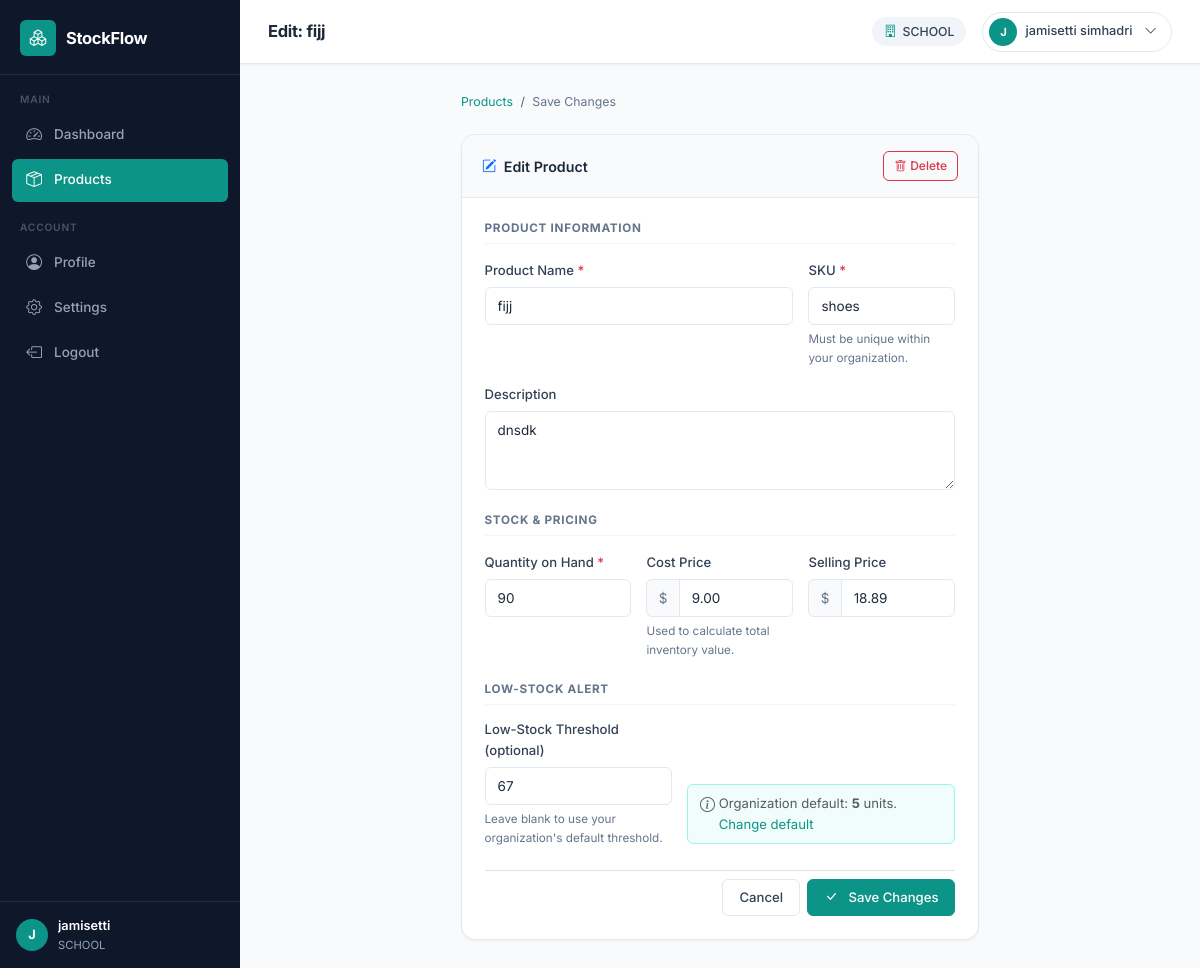
The app's page /products/1/edit/ (signed in) with its own data.
### inventory/models.py (models this page shows, shortened)
class User(AbstractBaseUser, PermissionsMixin):
    email = models.EmailField(unique=True)
    first_name = models.CharField(max_length=150, blank=True)
    last_name = models.CharField(max_length=150, blank=True)
    is_staff = models.BooleanField(default=False)
    is_active = models.BooleanField(default=True)
    date_joined = models.DateTimeField(default=timezone.now)
    USERNAME_FIELD = 'email'
    REQUIRED_FIELDS = []
    objects = UserManager()
    class Meta:
        verbose_name = 'User'
        verbose_name_plural = 'Users'
    def get_full_name(self):
        full_name = f'{self.first_name} {self.last_name}'.strip()
        return full_name or self.email
    def get_short_name(self):
        return self.first_name or self.email.split('@')[0]

class Organization(models.Model):
    owner = models.OneToOneField(
        User,
        on_delete=models.CASCADE,
        related_name='organization',
    )
    name = models.CharField(max_length=255)
    default_low_stock_threshold = models.PositiveIntegerField(
        default=5,
        validators=[MinValueValidator(0)],
        help_text='Default threshold applied to products without their own threshold.',
    )
    created_at = models.DateTimeField(auto_now_add=True)
    class Meta:
        verbose_name = 'Organization'
        verbose_name_plural = 'Organizations'

class Product(models.Model):
    organization = models.ForeignKey(
        Organization,
        on_delete=models.CASCADE,
        related_name='products',
    )
    name = models.CharField(max_length=255)
    sku = models.CharField(max_length=100)
    description = models.TextField(blank=True)
    quantity_on_hand = models.IntegerField(
        default=0,
        validators=[MinValueValidator(0)],
    )
    cost_price = models.DecimalField(
        max_digits=12,
        decimal_places=2,
        null=True,
        blank=True,
        validators=[MinValueValidator(0)],
    )
    selling_price = models.DecimalField(
        max_digits=12,
        decimal_places=2,
        null=True,
        blank=True,
        validators=[MinValueValidator(0)],
    )
    low_stock_threshold = models.PositiveIntegerField(
        null=True,
        blank=True,
        validators=[MinValueValidator(0)],
        help_text='If blank, uses the organization default threshold.',
    )
    last_updated_by = models.ForeignKey(
        User,
        on_delete=models.SET_NULL,
        null=True,
        blank=True,
        related_name='updated_products',
    )
    created_at = models.DateTimeField(auto_now_add=True)
    updated_at = models.DateTimeField(auto_now=True)
    class Meta:
        verbose_name = 'Product'
        verbose_name_plural = 'Products'
        unique_together = [('organization', 'sku')]
        ordering = ['name']

### inventory/views.py (the view)
# urls.py: path('products/<int:pk>/edit/', views.product_edit_view, name='product_edit'),
@login_required
def product_edit_view(request, pk):
    org = get_object_or_404(Organization, owner=request.user)
    product = get_object_or_404(Product, pk=pk, organization=org)
    if request.method == 'POST':
        form = ProductForm(request.POST, instance=product)
        if form.is_valid():
            updated = form.save(commit=False)
            updated.last_updated_by = request.user
            if Product.objects.filter(organization=org, sku=updated.sku).exclude(pk=product.pk).exists():
                form.add_error(
                    'sku',
                    f'SKU "{updated.sku}" already exists in your organization.',
                )
            else:
                try:
                    with transaction.atomic():
                        updated.save()
                    messages.success(
                        request,
                        f'Product "{product.name}" was updated successfully.',
                    )
                    return redirect('product_list')
                except IntegrityError:
                    form.add_error(
                        'sku',
                        f'SKU "{updated.sku}" already exists in your organization.',
                    )
    else:
        form = ProductForm(instance=product)
    context = {
        'org': org,
        'form': form,
        'product': product,
        'page_title': f'Edit: {product.name}',
        'action_label': 'Save Changes',
        'is_edit': True,
    }
    return render(request, 'inventory/product_form.html', context)

### templates/inventory/product_form.html (shortened to what this page needs)
{% extends "dashboard_base.html" %}
{% block page_title %}{{ page_title }}{% endblock %}
{% block content %}
<div class="row justify-content-center">
  <div class="col-lg-8 col-xl-7">
    <nav aria-label="breadcrumb" class="mb-4">
      <ol class="breadcrumb">
        <li class="breadcrumb-item"><a href="{% url 'product_list' %}">Products</a></li>
        <li class="breadcrumb-item active">{{ action_label }}</li>
      </ol>
    </nav>
    <div class="card content-card">
      <div class="card-header content-card-header">
        <h5 class="mb-0">
          {% if is_edit %}
          <i class="bi bi-pencil-square me-2 text-primary"></i>Edit Product
          {% else %}
          <i class="bi bi-plus-circle me-2 text-primary"></i>Add New Product
          {% endif %}
        </h5>
        {% if is_edit %}
        <a href="{% url 'product_delete' product.pk %}" class="btn btn-sm btn-outline-danger">
          <i class="bi bi-trash me-1"></i>Delete
        </a>
        {% endif %}
      </div>
      <div class="card-body p-4">
        <form method="post" novalidate>
          <div class="form-section mb-4">
            <h6 class="form-section-title">Product Information</h6>
            <div class="row g-3">
              <div class="col-sm-8">
                <label for="{{ form.name.id_for_label }}" class="form-label fw-medium">
                  Product Name <span class="text-danger">*</span>
                </label>
                {{ form.name }}
              </div>
              <div class="col-sm-4">
                <label for="{{ form.sku.id_for_label }}" class="form-label fw-medium">
                  SKU <span class="text-danger">*</span>
                </label>
                {{ form.sku }}
                <div class="form-text">{{ form.sku.help_text }}</div>
              </div>
              <div class="col-12">
                <label for="{{ form.description.id_for_label }}" class="form-label fw-medium">Description</label>
                {{ form.description }}
              </div>
            </div>
          </div>
          <div class="form-section mb-4">
            <h6 class="form-section-title">Stock & Pricing</h6>
            <div class="row g-3">
              <div class="col-sm-4">
                <label for="{{ form.quantity_on_hand.id_for_label }}" class="form-label fw-medium">
                  Quantity on Hand <span class="text-danger">*</span>
                </label>
                {{ form.quantity_on_hand }}
              </div>
              <div class="col-sm-4">
                <label for="{{ form.cost_price.id_for_label }}" class="form-label fw-medium">
                  Cost Price
                </label>
                <div class="input-group">
                  <span class="input-group-text">$</span>
                  {{ form.cost_price }}
                </div>
                <div class="form-text">{{ form.cost_price.help_text }}</div>
              </div>
              <div class="col-sm-4">
                <label for="{{ form.selling_price.id_for_label }}" class="form-label fw-medium">
                  Selling Price
                </label>
                <div class="input-group">
                  <span class="input-group-text">$</span>
                  {{ form.selling_price }}
                </div>
              </div>
            </div>
          </div>
          <div class="form-section mb-4">
            <h6 class="form-section-title">Low-Stock Alert</h6>
            <div class="row g-3">
              <div class="col-sm-5">
                <label for="{{ form.low_stock_threshold.id_for_label }}" class="form-label fw-medium">
                  {{ form.low_stock_threshold.label }}
                </label>
                {{ form.low_stock_threshold }}
                <div class="form-text">{{ form.low_stock_threshold.help_text }}</div>
              </div>
              <div class="col-sm-7 d-flex align-items-end pb-1">
                <div class="threshold-info">
                  <i class="bi bi-info-circle text-muted me-1"></i>
                  <span class="text-muted small">
                    Organization default: <strong>{{ org.default_low_stock_threshold }}</strong> units.
                    <a href="{% url 'settings' %}">Change default</a>
                  </span>
                </div>
              </div>
            </div>
          </div>
          <div class="d-flex gap-2 justify-content-end pt-2 border-top">
            <a href="{% url 'product_list' %}" class="btn btn-outline-secondary">
              Cancel
            </a>
            <button type="submit" class="btn btn-primary fw-medium">
              <i class="bi {% if is_edit %}bi-check-lg{% else %}bi-plus-lg{% endif %} me-2"></i>
              {{ action_label }}
            </button>
          </div>
        </form>
      </div>
    </div>
  </div>
</div>
{% endblock %}

### templates/dashboard_base.html (shortened to what this page needs)
{% extends "base.html" %}
{% block body %}
<div class="app-layout">
  <aside class="sidebar" id="sidebar">
    <div class="sidebar-brand">
      <div class="brand-icon">
        <i class="bi bi-boxes"></i>
      </div>
      <span class="brand-name">StockFlow</span>
    </div>
    <nav class="sidebar-nav">
      <div class="nav-section-label">Main</div>
      <a href="{% url 'dashboard' %}"
         class="sidebar-link {% if request.resolver_match.url_name == 'dashboard' %}active{% endif %}">
        <i class="bi bi-speedometer2"></i>
        <span>Dashboard</span>
      </a>
      <a href="{% url 'product_list' %}"
         class="sidebar-link {% if 'product' in request.resolver_match.url_name %}active{% endif %}">
        <i class="bi bi-box-seam"></i>
        <span>Products</span>
      </a>
      <div class="nav-section-label mt-3">Account</div>
      <a href="{% url 'profile' %}"
         class="sidebar-link {% if request.resolver_match.url_name == 'profile' %}active{% endif %}">
        <i class="bi bi-person-circle"></i>
        <span>Profile</span>
      </a>
      <a href="{% url 'settings' %}"
         class="sidebar-link {% if request.resolver_match.url_name == 'settings' %}active{% endif %}">
        <i class="bi bi-gear"></i>
        <span>Settings</span>
      </a>
      <a href="{% url 'logout' %}" class="sidebar-link sidebar-link--logout">
        <i class="bi bi-box-arrow-left"></i>
        <span>Logout</span>
      </a>
    </nav>
    <a href="{% url 'profile' %}" class="sidebar-user text-decoration-none" title="View Profile">
      <div class="sidebar-user-avatar">
        {{ request.user.get_short_name|slice:":1"|upper }}
      </div>
      <div class="sidebar-user-info">
        <div class="sidebar-user-name">{{ request.user.get_short_name }}</div>
        <div class="sidebar-user-org">{{ org.name|truncatechars:22 }}</div>
      </div>
    </a>
  </aside>
  <main class="main-content">
    <header class="main-header">
      <div class="header-left">
        <h1 class="page-title">{% block page_title %}{% endblock %}</h1>
      </div>
      <div class="header-right">
        <div class="org-badge">
          <i class="bi bi-building"></i>
          <span>{{ org.name }}</span>
        </div>
        <div class="user-menu dropdown">
          <button class="user-menu-btn" type="button" data-bs-toggle="dropdown" aria-expanded="false">
            <div class="user-avatar">{{ request.user.get_short_name|slice:":1"|upper }}</div>
            <span class="d-none d-md-inline">{{ request.user.get_full_name }}</span>
            <i class="bi bi-chevron-down ms-1"></i>
          </button>
        </div>
      </div>
    </header>
    <div class="page-content">
      {% block content %}{% endblock %}
    </div>
  </main>
</div>
{% endblock %}

### records on screen
User: user.get_short_name "J", user.get_short_name "jamisetti", user.get_full_name "jamisetti simhadri"
Organization: name "SCHOOL", default_low_stock_threshold "5"
Product: name "fijj", sku "shoes", description "dnsdk", quantity_on_hand "90", cost_price "9.00", selling_price "18.89", low_stock_threshold "67"

### other values on screen
{{ page_title }} "Edit: fijj"
{{ action_label }} "Save Changes"
